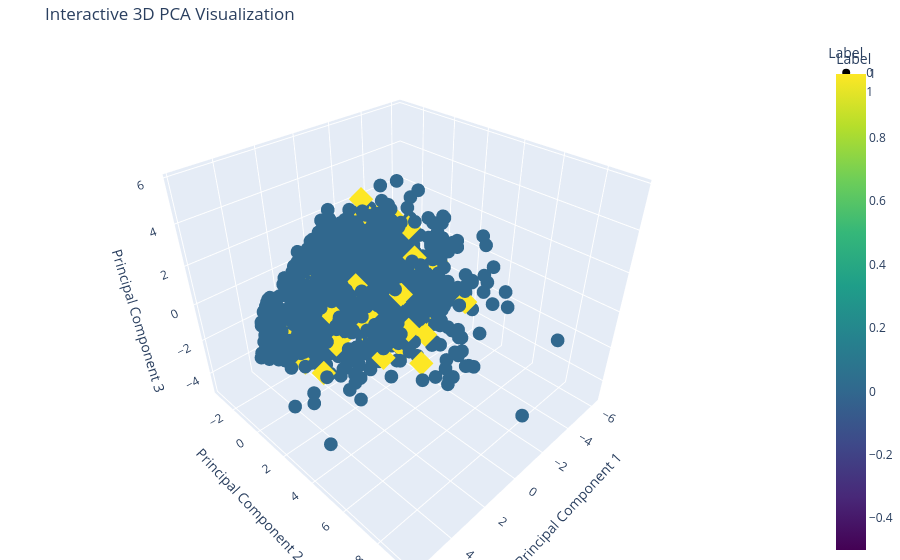

Notebook source saved alongside this figure:
### Code cell
import plotly.express as px
import pandas as pd

# Assuming `pca_data` is a NumPy array with your PCA components (n_samples x 3)
# and `labels` contains your binary class labels

# Convert to a Pandas DataFrame for easier handling
df = pd.DataFrame({
    'PC1': pca_data[:, 0],  # Principal Component 1
    'PC2': pca_data[:, 1],  # Principal Component 2
    'PC3': pca_data[:, 2],  # Principal Component 3
    'Label': labels         # Class labels
})

# Create a 3D scatter plot
fig = px.scatter_3d(
    df,
    x='PC1',
    y='PC2',
    z='PC3',
    color='Label',          # Color points by class labels
    color_continuous_scale='Viridis', # Choose a color scale
    symbol='Label',         # Optional: Different markers for classes
    title='Interactive 3D PCA Visualization'
)

# Customize the layout (optional)
fig.update_layout(
    scene=dict(
        xaxis_title='Principal Component 1',
        yaxis_title='Principal Component 2',
        zaxis_title='Principal Component 3'
    ),
    margin=dict(l=0, r=0, b=0, t=40)  # Reduce margins for better view
)

# Show the figure
fig.show()

### Figure 1 — Plotly figure (JSON) as saved in the notebook; plotly's stock layout.template omitted (floating-point values rounded to 4 significant figures; data arrays with more than 128 entries replaced by an {"elided": "..."} marker saying what was removed)
{"data": [{"hovertemplate": "Label=%{marker.color}<br>PC1=%{x}<br>PC2=%{y}<br>PC3=%{z}<extra></extra>", "legendgroup": "0", "marker": {"color": {"elided": "2567 int values"}, "coloraxis": "coloraxis", "symbol": "circle"}, "mode": "markers", "name": "0", "scene": "scene", "showlegend": true, "type": "scatter3d", "x": {"elided": "2567 float values"}, "y": {"elided": "2567 float values"}, "z": {"elided": "2567 float values"}}, {"hovertemplate": "Label=%{marker.color}<br>PC1=%{x}<br>PC2=%{y}<br>PC3=%{z}<extra></extra>", "legendgroup": "1", "marker": {"color": [1, 1, 1, 1, 1, 1, 1, 1, 1, 1, 1, 1, 1, 1, 1, 1, 1, 1, 1, 1, 1, 1, 1, 1, 1, 1, 1, 1, 1, 1, 1, 1, 1, 1, 1, 1, 1, 1, 1, 1, 1, 1, 1, 1, 1, 1, 1, 1, 1, 1, 1, 1, 1, 1, 1, 1, 1, 1, 1, 1, 1, 1, 1, 1, 1, 1, 1, 1, 1, 1, 1, 1, 1, 1, 1, 1, 1, 1, 1, 1, 1, 1, 1, 1, 1, 1, 1, 1, 1, 1, 1, 1, 1, 1, 1, 1, 1, 1, 1, 1, 1, 1, 1, 1, 1, 1, 1, 1, 1, 1, 1, 1, 1, 1, 1, 1, 1, 1, 1], "coloraxis": "coloraxis", "symbol": "diamond"}, "mode": "markers", "name": "1", "scene": "scene", "showlegend": true, "type": "scatter3d", "x": [-3.198, -0.4426, 0.04887, 4.581, 1.56, 1.179, -2.041, -3.38, 1.67, -3.282, 2.964, -2.959, -2.185, -3.393, 3.119, 0.4955, 0.6961, -3.273, -1.422, -0.9466, -0.2975, 1.635, 0.9808, -0.6944, 2.438, -1.855, -0.8113, -1.029, -2.192, -0.8462, 0.3084, -0.8884, 2.446, -1.956, -2.211, -1.507, 1.233, -2.534, 2.171, 2.044, 0.4265, -2.226, -1.258, -1.265, 1.653, -0.1894, -3.352, 0.01283, -1.421, -1.974, 0.01494, -0.5998, -1.472, 3.098, -2.949, 2.22, -0.709, 0.9113, 3.593, -3.249, 0.3113, -2.921, -2.932, -2.957, -0.7148, 0.5369, -0.9189, -2.291, -1.057, 3.622, -3.051, -1.341, -0.2964, 1.146, -2.722, 0.4157, -0.8984, -0.3283, -1.078, -0.7157, 0.4037, -1.242, -1.967, 1.248, 1.51, -1.401, -3.284, 2.535, -1.042, -0.9591, 0.0114, -0.5073, -0.9152, 0.4039, -0.9648, 2.886, 0.32, 2.715, 0.1839, -0.2676, 0.2207, 1.625, 4.073, -1.694, -1.263, -1.388, -0.3909, 1.208, -0.7034, 1.404, -1.386, -0.4121, -0.4621, -0.8487, -1.15, -3.602, -0.3325, -1.688, -0.2901], "y": [-2.333, -1.817, 0.3013, 3.369, 2.631, 1.993, 1.602, -1.394, 0.5738, -0.2148, 0.1876, -1.334, -0.1786, 0.6888, 2.395, -1.044, -0.04105, 0.1902, 3.202, -2.244, -0.2609, 0.1587, -1.02, -2.427, -0.442, 0.2856, -0.3095, 1.665, 1.515, 1.007, -0.6373, -0.252, -0.9184, 0.3518, 2.17, -0.7389, -0.6802, -1.047, 0.7966, -0.8418, -0.5483, -0.3002, 2.626, 1.98, 2.076, -1.337, -1.387, 0.7445, -1.541, -0.6306, -1.63, 0.3346, -0.9502, 2.106, 0.08202, -0.007971, 2.803, -0.4882, 0.211, -2.252, 0.6938, -0.2664, -2.149, -1.465, -2.11, -0.2595, -0.1769, 0.696, -1.853, 0.6805, 4.128, 1.461, -2.029, 2.073, -2.288, -2.189, -0.6382, -2.364, -0.2329, -2.149, 0.2082, 0.5112, -0.9259, 0.3083, -1.172, -1.22, 0.8234, -0.159, -0.3436, -1.505, 3.064, -1.391, -0.03864, -1.027, -0.3715, -1.088, 1.208, -1.001, 0.327, -1.247, -2.179, -1.317, 0.1941, 0.1524, -0.2763, 0.4274, -0.6756, 3.171, 0.1897, 1.067, -1.61, 3.934, 3.07, 2.01, -0.4122, 1.788, 0.3964, -1.019, 0.07367], "z": [0.794, 1.288, 1.112, -0.5218, -0.2021, -1.066, -1.184, -0.2242, -0.08239, 1.076, -0.8561, -0.6751, 0.6272, 0.07327, -0.4851, -1.944, -2.602, -0.3791, -2.059, 0.46, -0.2552, -0.1603, -1.507, 0.612, 0.5454, -0.1556, -1.199, -0.8935, 1.218, 2.328, -0.5643, 1.938, -1.75, -0.7342, -2.186, -2.665, -1.116, 2.101, -1.361, 0.2106, -0.5099, -2.003, 1.943, -3.553, 1.622, 1.665, 0.7296, 4.499, 0.2772, -0.3996, -0.1364, 1.305, 0.3126, 1.0, -0.5219, -1.513, 3.686, -2.805, -0.07647, 0.9404, 1.168, 2.076, 0.6425, 1.054, -0.66, -0.7613, 1.517, 0.05747, 0.4878, -2.228, -0.5503, 0.2694, 0.989, -0.1351, 0.5199, -0.6532, -0.152, 0.2258, 0.2359, 0.5228, -0.01909, 1.341, 1.392, 0.6363, -1.284, -1.26, -0.4386, -1.691, 2.156, 0.9932, 0.8476, 1.538, -0.1023, -0.07374, 1.818, -2.243, -0.4731, -0.9559, 1.087, 0.4076, 0.3982, 0.749, -0.8378, -2.68, -0.4828, -1.469, 0.4691, -1.899, 3.315, -0.04173, 1.202, -2.74, -1.316, -0.3443, 2.777, 0.3647, -3.038, -0.368, -0.6604]}], "layout": {"coloraxis": {"colorbar": {"title": {"text": "Label"}}, "colorscale": [[0, "#440154"], [0.1111, "#482878"], [0.2222, "#3e4989"], [0.3333, "#31688e"], [0.4444, "#26828e"], [0.5556, "#1f9e89"], [0.6667, "#35b779"], [0.7778, "#6ece58"], [0.8889, "#b5de2b"], [1, "#fde725"]]}, "legend": {"title": {"text": "Label"}, "tracegroupgap": 0}, "margin": {"b": 0, "l": 0, "r": 0, "t": 40}, "scene": {"domain": {"x": [0, 1], "y": [0, 1]}, "xaxis": {"title": {"text": "Principal Component 1"}}, "yaxis": {"title": {"text": "Principal Component 2"}}, "zaxis": {"title": {"text": "Principal Component 3"}}}, "title": {"text": "Interactive 3D PCA Visualization"}}}
